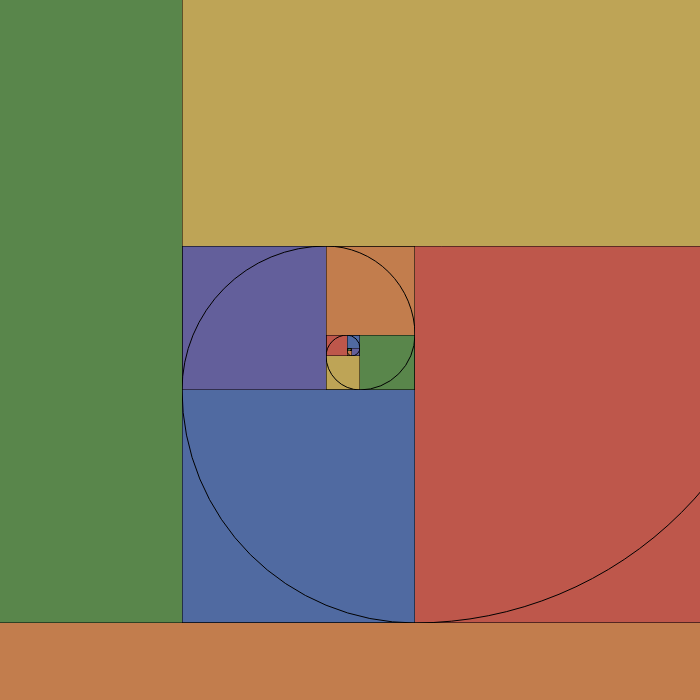
Frame 1 (no input)
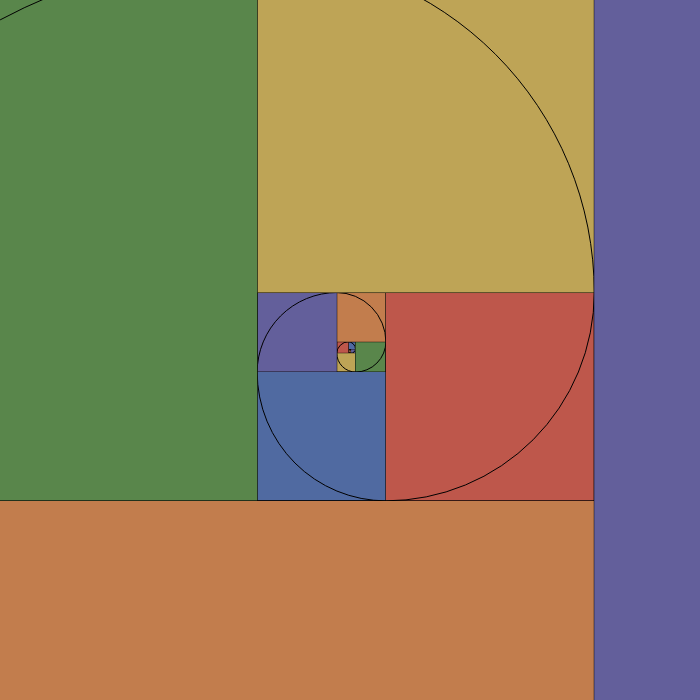
Frame 60 (no input)
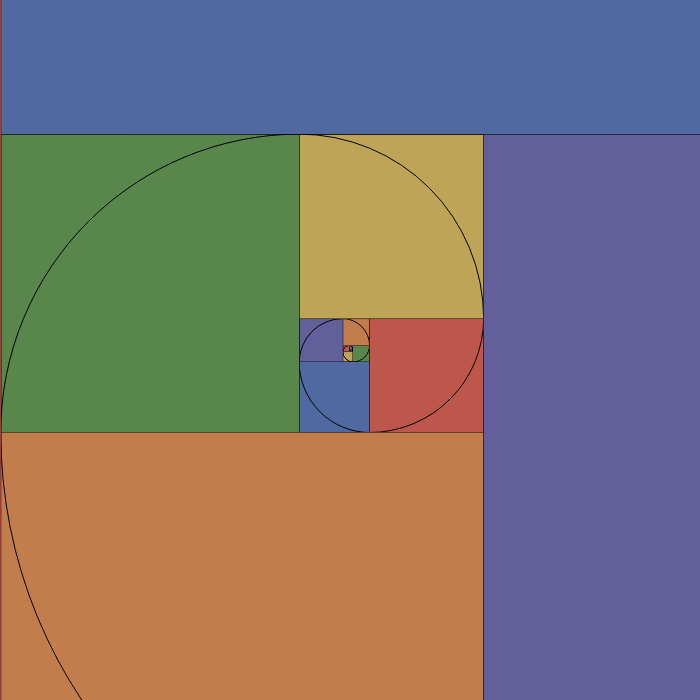
Frame 120 (the mouse pressed at the canvas centre since frame 60)

The p5.js sketch that drew these frames (run headless with seeded random() and noise() and a simulated clock; from frame 60 on, the mouse is pressed at the canvas centre):

// p5.js sketch
// ── sketch.js
const CANVAS_WIDTH = 700;
const CANVAS_HEIGHT = 700;
let fibs = [1,1];
let scale = 1;
const brightColors = [
  '#506aa1', // blue
  '#be574b', // red
  '#bea456', // yellow
  '#59864b', // green
  '#c27d4d', // orange
  '#635f9b', // purple
];

function setup() {
  createCanvas(CANVAS_WIDTH, CANVAS_HEIGHT);
  angleMode(DEGREES);
  initFibs();
}

function draw() {
  // start at middle of canvas
  background(200);
  translate(CANVAS_WIDTH/2, CANVAS_HEIGHT/2);

  let colorIndex = 0;
  
  for (let i = 0; i < fibs.length; i++) {
    const fib = fibs[i] * scale;

    fill(color(brightColors[colorIndex]));
    rect(0, 0, fib, fib);
    // ellipse(0,0,fib,fib);
    arc(fib, 0, 2*fib, 2*fib, 90, 180);
    translate(fib, fib);
    rotate(-90);

    if (colorIndex < 5) {
      colorIndex++;
    } else {
      colorIndex = 0;
    }
  }

  scale *= 0.99;
}

function generateNextFib() {
  const fibsLen = fibs.length;

  fibs.push(fibs[fibsLen-1] + fibs[fibsLen-2]);
}

function initFibs() {
  for (let i = 0; i < 200; i++) {
    generateNextFib();
  }
}
